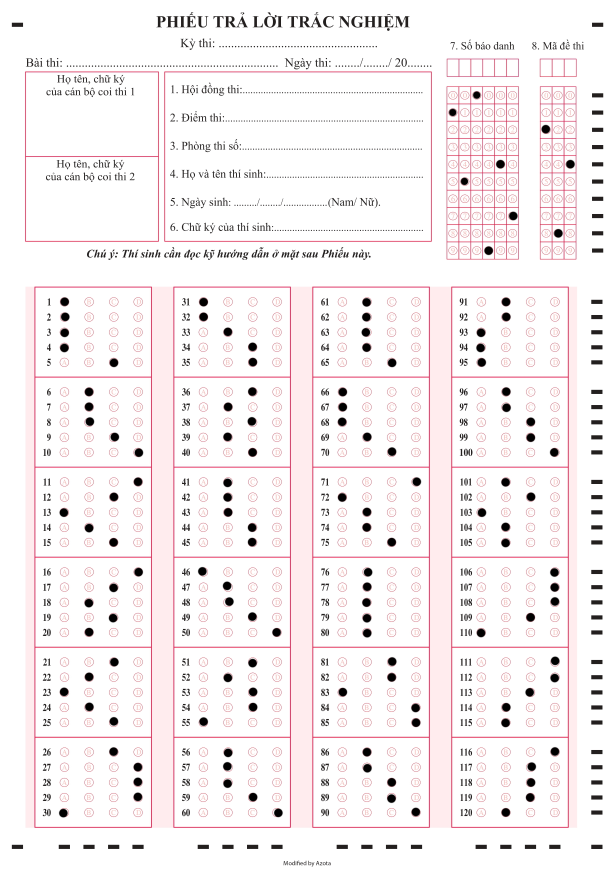
#> input picture img/1.jpg, 2457 x 3508 px (shown at 1/4 size)
$ jupyter execute Nhom7_chamTHPTQG.ipynb
#> lines starting #> are read from the running program, lines starting #| are printed output that depends on the picture; after the words box and inside, x2 and y2 are one past the last pixel; in counts of white or black regions, pixels touching at a corner belong together
[cell 1]
#import thư viện
#thư viện
from imutils import contours
import numpy as np
import imutils
import cv2
import matplotlib.pyplot as plt
import tkinter as tk
from tkinter import filedialog, messagebox
from tkinter.filedialog import askopenfile
from PIL import Image, ImageTk, ImageOps
import cv2
from keras.utils import img_to_array
import saber as sb
import os
# from google.colab.patches import cv2_imshow

[cell 2]
#cắt vùng phiếu
# [5 lines left out: function findFullAnswerSheet, not called in this run]

def get_test_code_image(image):
    height, width, channels = image.shape
    per_width = [0.876, 0.94]
    per_height = (0.0975, 0.298)
    return image[int(per_height[0]*height):int(per_height[1]*height),\
                 int(per_width[0]*width):int(per_width[1]*width)]
def get_student_code_image(image):
    height, width, channels = image.shape
    per_width = (0.727, 0.845)
    per_height = (0.0975, 0.298)
    return image[int(per_height[0]*height):int(per_height[1]*height),\
                 int(per_width[0]*width):int(per_width[1]*width)]
def get_sheet_ans_image(image):
    height, width, channels = image.shape
    per_height = (0.326, 0.945)
    per_width = (0.055, 0.925)
    full_sheet = image[int(per_height[0]*height):int(per_height[1]*height),\
                 int(per_width[0]*width):int(per_width[1]*width)]
    return full_sheet
def get_part_sheet_ans_image(image,dis=10):
    height, width, channels = image.shape
    dis = 0.03562 * width
    A, B = image[:,:int(round((width+dis)/2 - dis,0))], image[:,int(round((width+dis)/2,0)):]
    A1,A2 = A[:,:int(round((A.shape[1]+dis)/2 - dis,0))], A[:,int(round((A.shape[1]+dis)/2,0)):]
    B1,B2 = B[:,:int(round((B.shape[1]+dis)/2 - dis,0))], B[:,int(round((B.shape[1]+dis)/2,0)):]
    return [A1,A2,B1,B2]

[cell 3]
def get_student_code(img_sbd, thresh_value = 150):
    # Xử lý ảnh
    gray = cv2.cvtColor(img_sbd, cv2.COLOR_BGR2GRAY)
    blur = cv2.GaussianBlur(gray, (5, 5), 0)
    # Xoá viền
    kernel = np.ones((5,5))
    imgDilation = cv2.dilate(blur, kernel, iterations = 2)
    # Phóng to phần tô màu
    erosion = cv2.erode(imgDilation, kernel, iterations = 2)
    # Chuyển thành giá trị nhị phân, giá trị nào dưới 100 về 0, ngược lại 255 (đen và trắng)
    _, thresh = cv2.threshold(erosion, thresh_value, 255, cv2.THRESH_BINARY)

    # cv2_imshow(thresh)
    column_width = img_sbd.shape[1] // 6
    bubble_positions = [int(i*(img_sbd.shape[0]//10)) for i in range(11)]

    student_ID = ""
    for i in range(6): # Có 6 cột số báo danh
        column = thresh[:,i*column_width:(i+1)*column_width]
        selected_number = None
        min_mean = float('inf')

        for pos in range (10): # Có 10 dòng từ 0-9
            start, end = bubble_positions[pos], bubble_positions[pos+1]
            mean_value = np.mean(column[start:end, :])
            # Tìm giá trị trung bình nhỏ nhất
            # Nhỏ nhất là chứa nhiều phần tử màu đen nhất, tức chọn ô này
            if mean_value < min_mean:
                min_mean = mean_value
                selected_number = pos
        student_ID += str(selected_number)
    return student_ID

def get_test_code(img, thresh_value = 150):
    # Xử lý ảnh
    gray = cv2.cvtColor(img, cv2.COLOR_BGR2GRAY)
    blur = cv2.GaussianBlur(gray, (5, 5), 0)
    # Xoá viền
    kernel = np.ones((5,5))
    imgDilation = cv2.dilate(blur, kernel, iterations = 2)
    # Phóng to phần tô màu
    erosion = cv2.erode(imgDilation, kernel, iterations = 2)
    # Chuyển thành giá trị nhị phân, giá trị nào dưới 100 về 0, ngược lại 255 (đen và trắng)
    _, thresh = cv2.threshold(erosion, thresh_value, 255, cv2.THRESH_BINARY)
    # cv2_imshow(thresh)
    column_width = img.shape[1] // 3
    bubble_positions = [int(i*(img.shape[0]//10)) for i in range(11)]

    test_ID = ""
    for i in range(3): # Có 6 cột số báo danh
        column = thresh[:,i*column_width:(i+1)*column_width]
        selected_number = None
        min_mean = float('inf')

        for pos in range (10): # Có 10 dòng từ 0-9
            start, end = bubble_positions[pos], bubble_positions[pos+1]
            mean_value = np.mean(column[start:end, :])
            # Tìm giá trị trung bình nhỏ nhất
            # Nhỏ nhất là chứa nhiều phần tử màu đen nhất, tức chọn ô này
            if mean_value < min_mean:
                min_mean = mean_value
                selected_number = pos
        test_ID += str(selected_number)
    return test_ID

[cell 4]
def get_my_ans(image_ans, ANSWER_KEY, thresh_value = 150, limit_value = 240, start_ = 55):
    translate = {"A": 0, "B": 1, "C": 2, "D": 3}
    revert_translate = {0: "A", 1: "B", 2: "C", 3: "D", -1: "N"}
    img = image_ans[:,start_:]

    gray = cv2.cvtColor(img, cv2.COLOR_BGR2GRAY)
    blur = cv2.GaussianBlur(gray, (5, 5), 0)
    # Xoá viền
    kernel = np.ones((5,5))
    imgDilation = cv2.dilate(blur, kernel, iterations = 2)
    # Phóng to phần tô màu
    erosion = cv2.erode(imgDilation, kernel, iterations = 2)
    # Chuyển thành giá trị nhị phân, giá trị nào dưới 100 về 0, ngược lại 255 (đen và trắng)
    _, thresh = cv2.threshold(erosion, thresh_value, 255, cv2.THRESH_BINARY)

    # plt.imshow(img_cnts)

    ans_char = ['A','B','C','D']
    height_sub = img.shape[0] // 6
    n_part, n_questions = 6,5
    pad = 5
    my_answers = []

    for i_part in range(n_part):
        sub_img = thresh[height_sub*i_part+pad*3:height_sub*(i_part+1)-pad*2,pad:-pad]

        bubble_positions = [int(idx*(sub_img.shape[0]//n_questions)) for idx in range(n_questions+1)]
        for j in range(n_questions):
            start, end = bubble_positions[j], bubble_positions[j+1]
            row_1_question = sub_img[start:end,:]

            min_mean = float('inf')
            selected_ans = None
            width_sub = row_1_question.shape[1] // 4
            for i_ans in range(4):
                mean_value = np.mean(row_1_question[:,i_ans*width_sub:(i_ans+1)*width_sub])
                # print(mean_value)
                # Nếu không chọn đáp án, sẽ có limit_value chặn
                if mean_value < limit_value and mean_value < min_mean:
                    min_mean = mean_value
                    selected_ans = ans_char[i_ans]
            if selected_ans is not None:
                my_answers.append(selected_ans)
            else:
                my_answers.append("-")
    r = 15
    for part in range(n_part):
        start_h, start_w = height_sub * part + 45, 35 + start_
        try:
            for quest in range(n_questions):
                idx = part*n_questions+quest
                s_w = start_w + 74* translate[ANSWER_KEY[idx]]
                if my_answers[idx] == ANSWER_KEY[idx]:
                    cv2.circle(image_ans, (s_w, start_h), r, (0, 255, 0), 3)
                else:
                    w_wrong_ans = start_w + 74 * translate[my_answers[idx]]
                    cv2.circle(image_ans, (w_wrong_ans, start_h), r, (0, 0, 255), 3)
                    cv2.circle(image_ans, (s_w, start_h), r, (255, 0, 0), 3)
                start_h += 45
        except:
            break
    return my_answers

[cell 5]
# Lưu trữ các đáp án đúng
# ANSWER_KEY = [
#     "A", "B", "C", "D", "A", "C", "D", "B", "A", "C", "A", "B", "C", "D",
#     "A", "A", "B", "C", "D", "A", "A", "B", "C", "D", "A", "A", "B", "C",
#     "D", "A", "A", "B", "C", "D", "A", "C", "D", "B", "A", "C", "A", "B",
#     "C", "D", "A", "A", "B", "C", "D", "A", "A", "B", "C", "D", "A", "A",
#     "B", "C", "D", "A", "A", "B", "C", "D", "A", "C", "D", "B", "A", "C",
#     "A", "B", "C", "D", "A", "A", "B", "C", "D", "A", "A", "B", "C", "D",
#     "A", "A", "B", "C", "D", "D", "A", "B", "C", "D", "A", "C", "D", "B",
#     "A", "C", "A", "B", "C", "D", "A", "A", "B", "C", "D", "A", "A", "B",
#     "C", "D", "A", "A", "B", "C", "D", "A"
# ]
ANS_KEY = ['A','B','C','D']*30
# Đọc ảnh
width,heigh = 1830,2560

image = cv2.imread("img/1.jpg")
#> image is the input picture: shape (3508, 2457, 3); mean B, G, R 240.6, 239.5, 245.6
image = cv2.resize(image, (width, heigh))
#> image: shape (2560, 1830, 3)
# [11 lines of commented-out code are left out]
anh_sbd = get_student_code_image(image)
#vùng ảnh mã đề thi
anh_mdt = get_test_code_image(image)
#> in get_test_code_image, `return image[int(per_height[0]*height):int(per_height[1]*height),\ int..`:
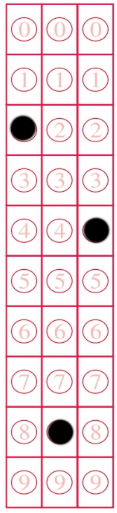
#> returned value: shape (513, 117, 3); mean of channels 0, 1, 2 223.7, 219.1, 239.6; drawn as B, G, R

# cv2.imshow("IMG",anh_sbd)
# cv2.imshow("IMG",anh_mdt)
# 4 ảnh, mỗi ản 30 câu
lst_sheet_ans = get_part_sheet_ans_image(get_sheet_ans_image(image))
#> in get_sheet_ans_image, `full_sheet = image[int(per_height[0]*height):int(per_height[1]*height)..`:
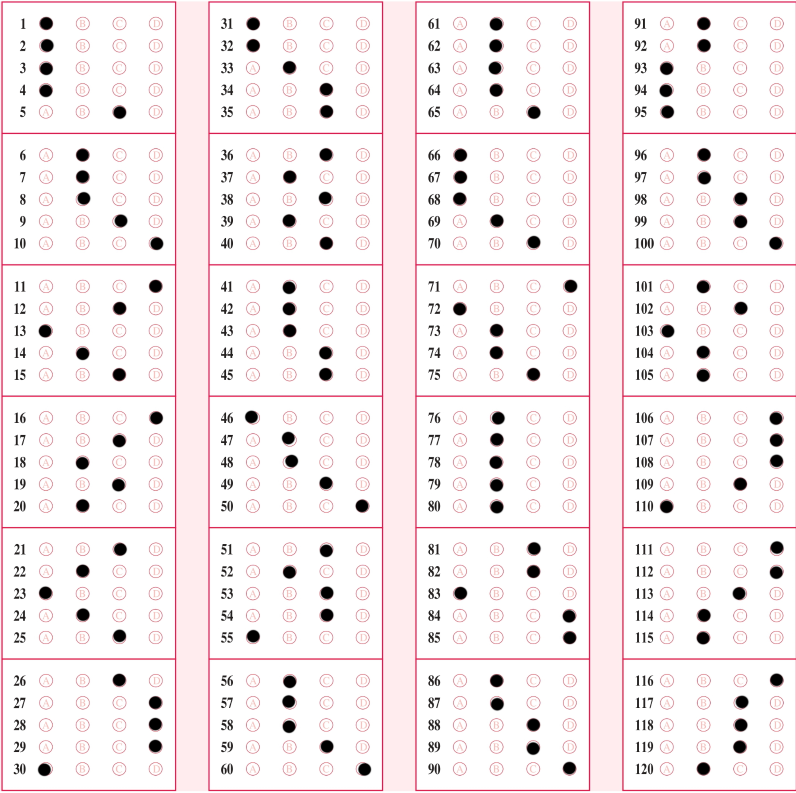
#> full_sheet: shape (1585, 1592, 3) (shown at 1/2 size); mean B, G, R 237.6, 236.1, 244.4
#> in get_part_sheet_ans_image, `height, width, channels = image.shape`: height = 1585; width = 1592; channels = 3
#> in get_part_sheet_ans_image, `dis = 0.03562 * width`: dis = 56.71
#> in get_part_sheet_ans_image, `A, B = image[:,:int(round((width+dis)/2 - dis,0))], image[:,int(round(..`:
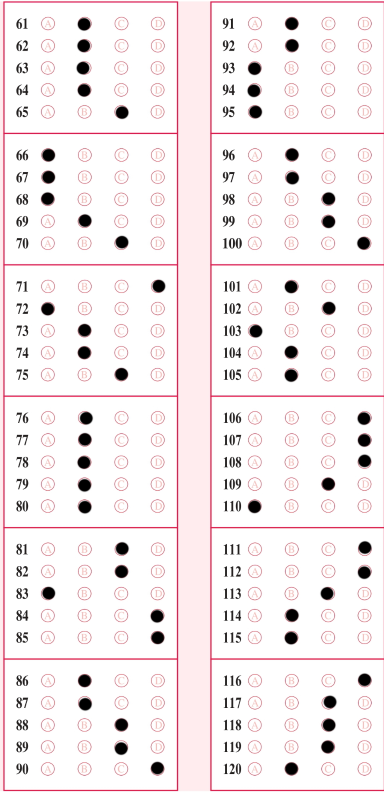
#> B: shape (1585, 768, 3) (shown at 1/2 size); mean B, G, R 237.5, 236.1, 243.8
#> in get_part_sheet_ans_image, `B1,B2 = B[:,:int(round((B.shape[1]+dis)/2 - dis,0))], B[:,int(round((B..`:
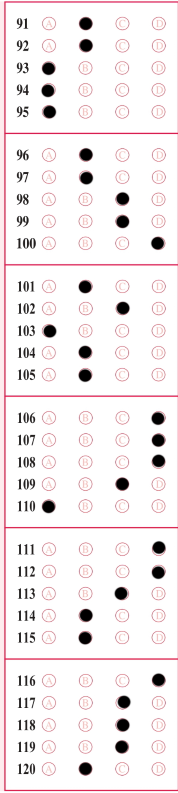
#> B2: shape (1585, 356, 3) (shown at 1/2 size); mean B, G, R 237.6, 236.4, 242.8
#> lst_sheet_ans = 4 items


NUM_QUESTIONS = 50

student_ID = get_student_code(anh_sbd)
#> in get_student_code, `blur = cv2.GaussianBlur(gray, (5, 5), 0)`:
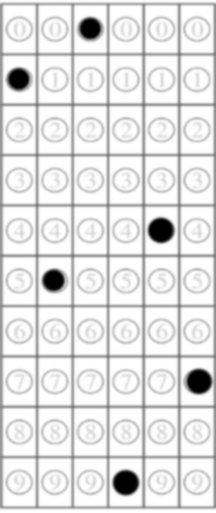
#> blur: shape (513, 216); min 0, max 255, mean 225.3
#> in get_student_code, `_, thresh = cv2.threshold(erosion, thresh_value, 255, cv2.THRESH_BINARY)`:
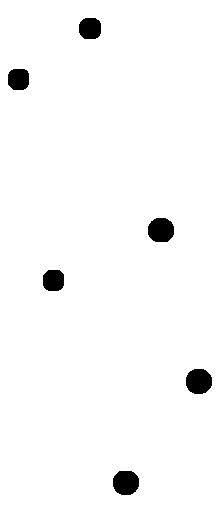
#> thresh: shape (513, 216); 97.5% white; 6 black regions, box (x1, y1, x2, y2) and area: (186, 369, 212, 394) 535, (113, 471, 139, 495) 523, (148, 218, 174, 242) 522, (79, 18, 101, 39) 404, (8, 69, 29, 90) 394, (43, 270, 64, 291) 392
#> after the loop in get_student_code, `for i in range(6):`: student_ID = '150947'
#> student_ID = '150947'
test_ID = get_test_code(anh_mdt)
#> in get_test_code, `blur = cv2.GaussianBlur(gray, (5, 5), 0)`:
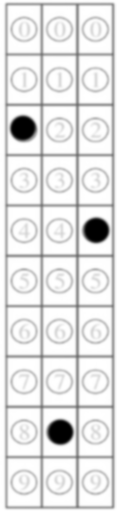
#> blur: shape (513, 117); min 0, max 255, mean 225.7
#> in get_test_code, `_, thresh = cv2.threshold(erosion, thresh_value, 255, cv2.THRESH_BINARY)`:
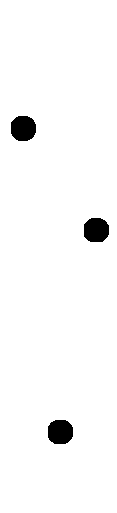
#> thresh: shape (513, 117); 97.4% white; 3 black regions, box (x1, y1, x2, y2) and area: (11, 116, 36, 141) 526, (48, 420, 73, 444) 516, (84, 218, 109, 242) 514
#> after the loop in get_test_code, `for i in range(3):`: test_ID = '284'
#> test_ID = '284'

all_answer_key = []
for i in range(4):
    my_ans = get_my_ans(lst_sheet_ans[i],ANS_KEY[i*30:i*30+30])
    # print(my_ans)
    for ans in my_ans:
        all_answer_key.append(ans)
#> this loop made 4 passes
#> pass 1, in get_my_ans, `imgDilation = cv2.dilate(blur, kernel, iterations = 2)`:
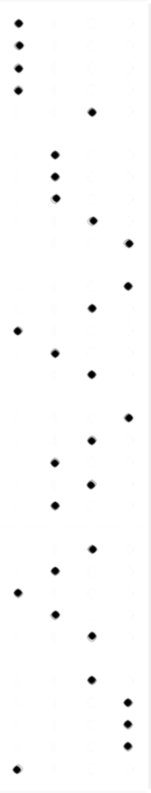
#> imgDilation: shape (1585, 301) (shown at 1/2 size); min 0, max 255, mean 251.7
#> after the loop, all_answer_key = 120 items, first 6: 'A', 'A', 'A', 'A', 'C', 'B'
all_answer_key = np.array(all_answer_key)
plt.figure(figsize=(8,8))
for i in range(4):
    plt.subplot(1,4,i+1), plt.imshow(lst_sheet_ans[i])
plt.show()
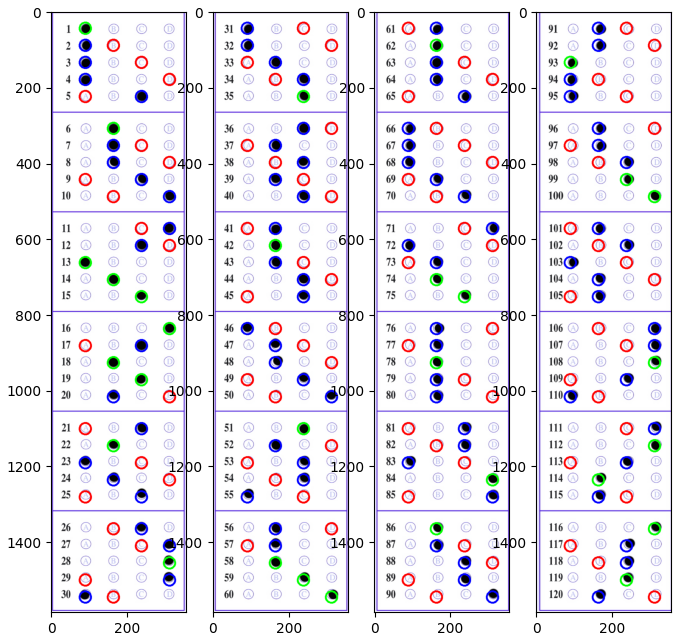
#> figure drawn by matplotlib, 4 panels; B, G, R data is drawn as R, G, B
score = sum(all_answer_key[:NUM_QUESTIONS] == ANS_KEY[:NUM_QUESTIONS])/NUM_QUESTIONS * 10
#> score = 2.4

print(f"Mã sinh viên:\t{student_ID}", f"\nMã đề thi:\t{test_ID}")
#| Mã sinh viên:	150947
#| Mã đề thi:	284
print(f"Điểm:\t\t{score}")
#| Điểm:		2.4

# cv2.waitKey(5000)
# cv2.destroyAllWindows()

$ run again, with img/2.jpg copied over img/1.jpg
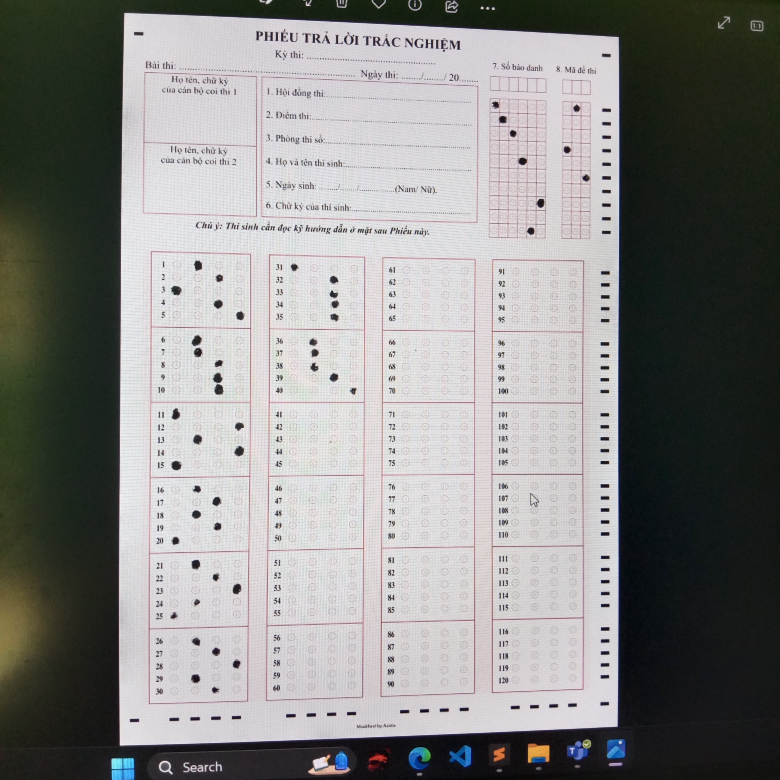
#> input picture img/2.jpg, 3120 x 3120 px (shown at 1/4 size)
#> image is the input picture: shape (3120, 3120, 3); mean B, G, R 134.3, 135.9, 136.1
#> image: shape (2560, 1830, 3)
#> in get_part_sheet_ans_image, `height, width, channels = image.shape`: height = 1585; width = 1592; channels = 3
#> dis = 56.71
#> lst_sheet_ans = 4 items
#> in get_student_code, `_, thresh = cv2.threshold(erosion, thresh_value, 255, cv2.THRESH_BINARY)`:
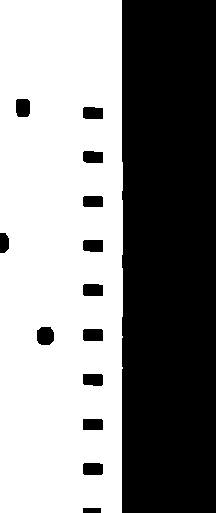
#> thresh: shape (513, 216); 54.1% white; 14 black regions, largest, box (x1, y1, x2, y2) and area: (122, 0, 216, 513) 48085, (37, 327, 54, 345) 269, (16, 99, 30, 117) 239
#> after the loop in get_student_code, `for i in range(6):`: student_ID = '263000'
#> after the loop in get_test_code, `for i in range(3):`: test_ID = '000'
#> after the loop `for i in range(4):`: all_answer_key = 120 items, first 6: 'A', 'A', 'A', 'A', 'A', 'A'
#> `plt.show()`:
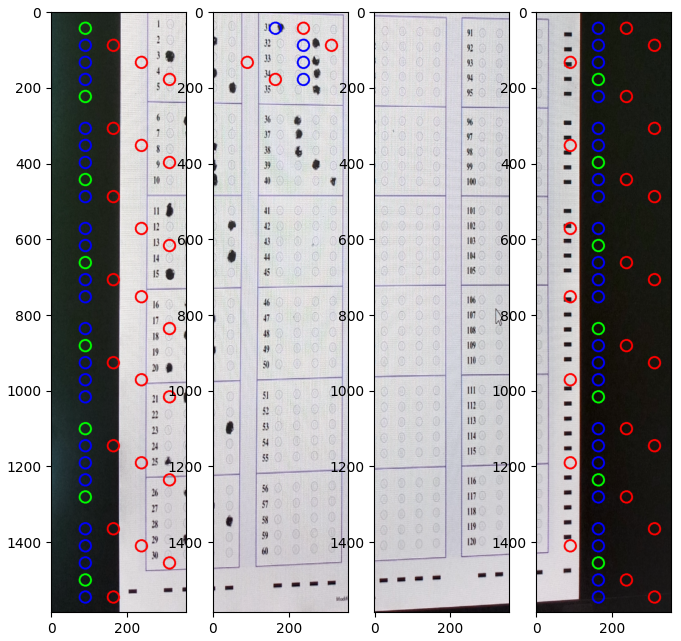
#> figure drawn by matplotlib, 4 panels; B, G, R data is drawn as R, G, B
#> score = 1.6
#| Mã sinh viên:	263000
#| Mã đề thi:	000
#| Điểm:		1.6

$ run again, with img/0.jpg copied over img/1.jpg
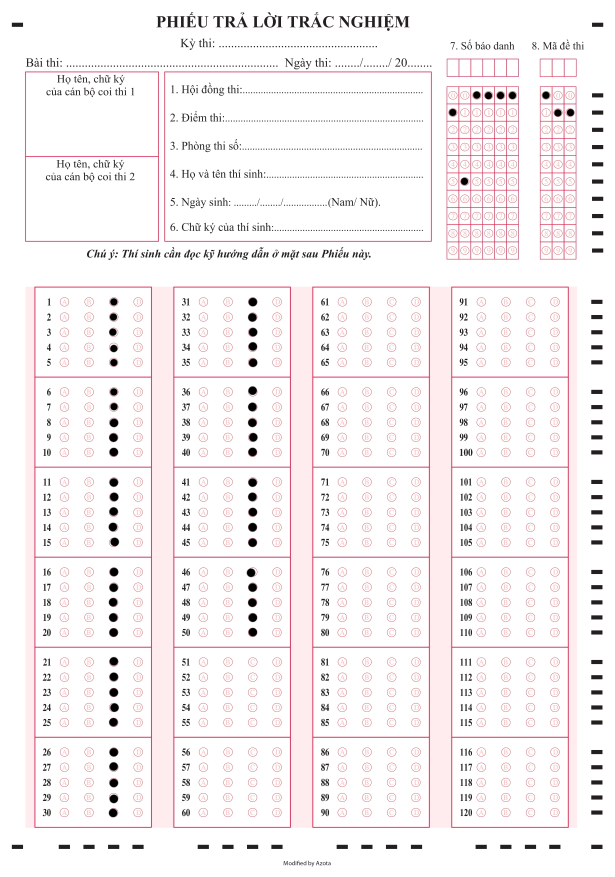
#> input picture img/0.jpg, 2457 x 3508 px (shown at 1/4 size)
#> image is the input picture: shape (3508, 2457, 3); mean B, G, R 242.4, 241.3, 247.6
#> image: shape (2560, 1830, 3)
#> in get_part_sheet_ans_image, `height, width, channels = image.shape`: height = 1585; width = 1592; channels = 3
#> dis = 56.71
#> lst_sheet_ans = 4 items
#> after the loop in get_student_code, `for i in range(6):`: student_ID = '150000'
#> after the loop in get_test_code, `for i in range(3):`: test_ID = '011'
#> after the loop `for i in range(4):`: all_answer_key = 120 items, first 6: 'C', 'C', 'C', 'C', 'C', 'C'
#> `plt.show()`:
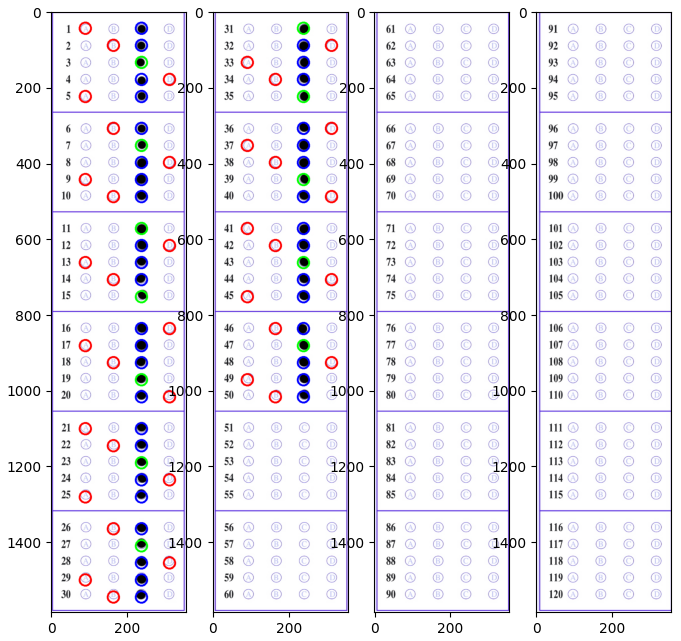
#> figure drawn by matplotlib, 4 panels; B, G, R data is drawn as R, G, B
#> score = 2.4
#| Mã sinh viên:	150000
#| Mã đề thi:	011
#| Điểm:		2.4
